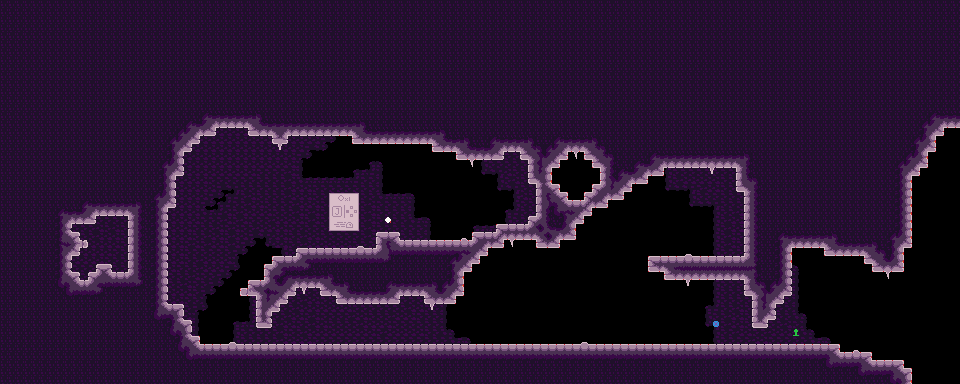

A level layout from a 2D game, rendered from its tile map. Below: a short description, then the map file with tile-grid data replaced by summaries:
An orthogonal 120x48 tile map with 8x8 px tiles, 5 tile layers (draft, bg, map, entity, ...), 4 tilesets.

<map version="1.9" tiledversion="1.9.2" orientation="orthogonal" renderorder="right-down" width="120" height="48" tilewidth="8" tileheight="8" infinite="0" nextlayerid="9" nextobjectid="1">
 <editorsettings>
  <export target="../assets/world/room/intro2.json" format="json" />
 </editorsettings>
 <tileset firstgid="1" source="tools.tsx" />
 <tileset firstgid="325" source="stone.tsx" />
 <tileset firstgid="403" source="stone_bg_decal.tsx" />
 <tileset firstgid="481" source="stone_fg_decal.tsx" />
 <layer id="4" name="draft" width="120" height="48">
  <data>[5760 cells, 3960 non-empty, 1 distinct tile ids]</data>
 </layer>
 <layer id="2" name="bg" width="120" height="48">
  <data>[5760 cells, 1079 non-empty, 34 distinct tile ids]</data>
 </layer>
 <layer id="8" name="map" width="120" height="48">
  <data>[5760 cells, 3960 non-empty, 43 distinct tile ids]</data>
 </layer>
 <layer id="3" name="entity" width="120" height="48">
  <data>[5760 cells, 3 non-empty, 3 distinct tile ids]</data>
 </layer>
 <layer id="1" name="fg" width="120" height="48">
  <data>[5760 cells, 60 non-empty, 16 distinct tile ids]</data>
 </layer>
</map>
